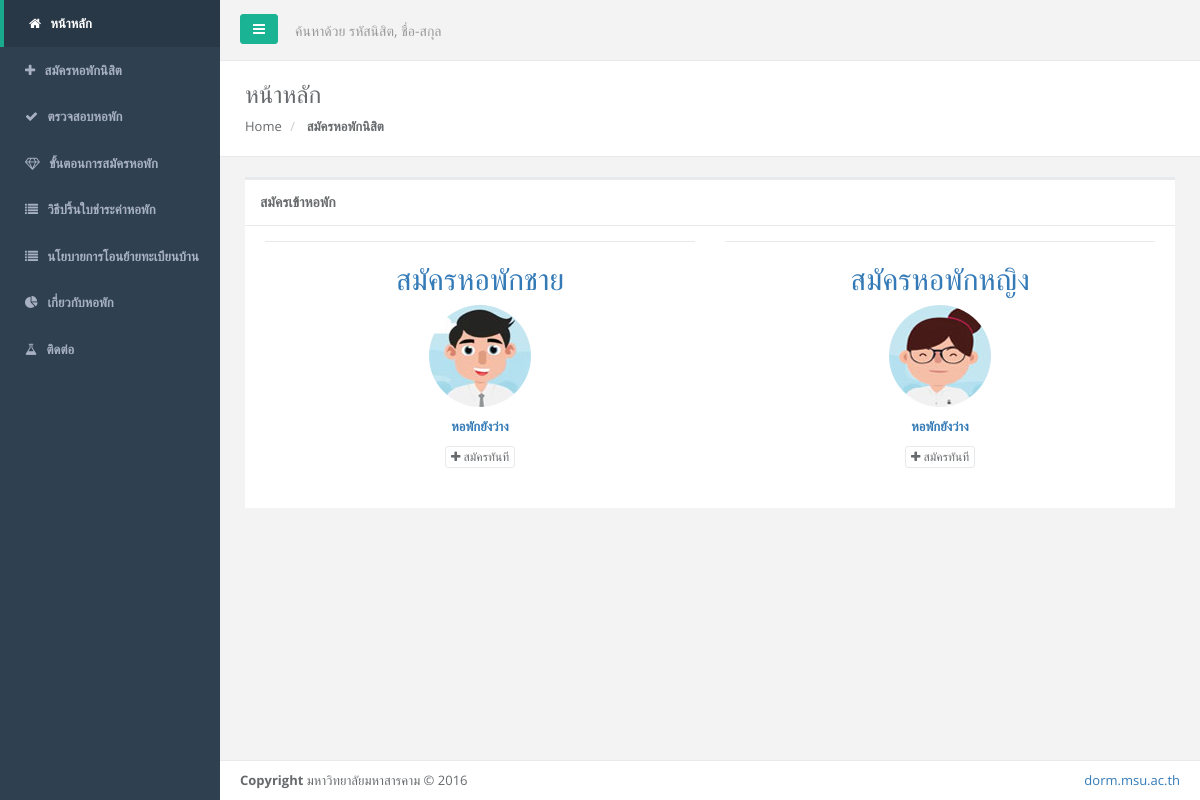
The page /index.php/welcome/register on the database its author committed.
### tables this page shows
CREATE TABLE IF NOT EXISTS `tbl_menu_user` (
  `me_id` int(1) NOT NULL AUTO_INCREMENT,
  `home` varchar(50) NOT NULL,
  `register` varchar(50) NOT NULL,
  `check_dorm` varchar(50) NOT NULL,
  `help_regis` varchar(50) NOT NULL,
  `help_print` varchar(255) NOT NULL,
  `help_lop` varchar(255) NOT NULL,
  `about` varchar(50) NOT NULL,
  `contact` varchar(50) NOT NULL,
  PRIMARY KEY (`me_id`)
);

### application/controllers/Welcome.php (called while the page is built, shortened)
<?php
Class Welcome extends CI_Controller {
	public function __construct(){
		$this->load->model('register_model');
		$this->load->model('welcome_model');
		$this->load->library('../controllers/provider');
		$this->load->model('admin_dorm_model');
		$this->load->model('admin_system_model','asm');
	}
	public function register(){
		$set = $this->welcome_model->get_alert_text();
		$q = $this->welcome_model->get_setting();
		$news = $this->welcome_model->get_news();
		$data_confirm = $this->welcome_model->get_data_confirm();
		$data = array(
			'set' => $set->result(),
			'rs' => $q->result(),
			'rs_news' => $news->result(),
			'data_confirm' => $data_confirm->result()
		);
		$this->load->view('register',$data);
	}
}

### index.php (called while the page is built, shortened)
<?php
require_once BASEPATH.'core/CodeIgniter.php';

### application/models/Welcome_model.php (called while the page is built, shortened)
<?php
Class Welcome_model extends CI_Model{
	public function get_setting(){
		return $this->db->where('s_id',1)
						->get('tbl_setting');
	}
}

### application/views/template/user/lib-top.php (the view, shortened to what this page needs)
<?php
$q = $this->db->where('me_id','1')->get('tbl_menu_user');
$result = $q->result();
?>
<!DOCTYPE html>
<html>
<head>
    <link href="css/bootstrap.min.css" rel="stylesheet">
    <link href="font-awesome/css/font-awesome.css" rel="stylesheet">
    <link href="css/plugins/iCheck/custom.css" rel="stylesheet">
    <link href="css/plugins/sweetalert/sweetalert.css" rel="stylesheet">
    <link href="css/plugins/dataTables/datatables.min.css" rel="stylesheet">
    <link href="css/animate.css" rel="stylesheet">
    <link href="css/style.css" rel="stylesheet">
    <link href="css/plugins/awesome-bootstrap-checkbox/awesome-bootstrap-checkbox.css" rel="stylesheet">
    <link rel="stylesheet" href="//code.jquery.com/ui/1.12.1/themes/base/jquery-ui.css">
    <link rel="stylesheet" type="text/css" href="https://cdn.jsdelivr.net/npm/cookieconsent@3/build/cookieconsent.min.css" />
</head>
<body id="body">
    <div id="wrapper">
    <nav class="navbar-default navbar-static-side" role="navigation">
        <div class="sidebar-collapse">
            <ul class="nav metismenu" id="side-menu">
                <li class="<?php if($this->uri->segment(1) == 'welcome'){echo "active";} ?>">
                    <a href="welcome"><i class="fa fa-home"></i> <span class="nav-label">
                        <?=$result[0]->home?>
                    </span></a>
                </li>
                <li class="<?php if($this->uri->segment(1) == 'register'){echo "active";} ?>">
                    <a href="register"><i class="fa fa-plus"></i> <span class="nav-label">
                        <?=$result[0]->register?>
                    </span></a>
                </li>
                <li class="<?php if($this->uri->segment(1) == 'check-dorm'){echo "active";} ?>">
                    <a href="check-dorm"><i class="fa fa-check"></i> <span class="nav-label">
                        <?=$result[0]->check_dorm?>
                    </span></a>
                </li>
                <li class="<?php if($this->uri->segment(1) == 'help-register'){echo "active";} ?>">
                    <a href="help-register"><i class="fa fa-diamond"></i> <span class="nav-label">
                        <?=$result[0]->help_regis?>
                    </span></a>
                </li>
                <li class="<?php if($this->uri->segment(1) == 'help-print'){echo "active";} ?>">
                    <a href="help-print"><i class="fa fa-list"></i> <span class="nav-label">
                        <?=$result[0]->help_print?>
                    </span></a>
                </li>
                <li class="<?php if($this->uri->segment(1) == 'help-lop'){echo "active";} ?>">
                    <a href="help-lop"><i class="fa fa-list"></i> <span class="nav-label">
                        <?=$result[0]->help_lop?>
                    </span></a>
                </li>
                <li class="<?php if($this->uri->segment(1) == 'about'){echo "active";} ?>">
                    <a href="about"><i class="fa fa-pie-chart"></i> <span class="nav-label">
                        <?=$result[0]->about?>
                    </span>  </a>
                </li>
                <li class="<?php if($this->uri->segment(1) == 'contact'){echo "active";} ?>">
                    <a href="contact"><i class="fa fa-flask"></i> <span class="nav-label">
                        <?=$result[0]->contact?>
                    </span></a>
                </li>
            </ul>
        </div>
    </nav>
        <div id="page-wrapper" class="gray-bg">
        <div class="row border-bottom">
        <nav class="navbar navbar-static-top" role="navigation" style="margin-bottom: 0">
        <div class="navbar-header">
            <a class="navbar-minimalize minimalize-styl-2 btn btn-primary " href="#"><i class="fa fa-bars"></i> </a>
            <form action="search" role="search" method="get" class="navbar-form-custom">
                <div class="form-group">
                    <input name="q" type="text" placeholder="ค้นหาด้วย รหัสนิสิต, ชื่อ-สกุล" required class="form-control" name="top-search" id="top-search" value="<?php if(@$_GET['q'] != ''){echo @$_GET['q'];} ?>">
                </div>
            </form>
        </div>
        </nav>
        </div>

### application/views/register.php (shortened to what this page needs)
<?php $this->load->view('template/user/lib-top'); ?>
<div class="row wrapper border-bottom white-bg page-heading">
    <div class="col-lg-12">
    <h2>หน้าหลัก </h2>
        <ol class="breadcrumb">
            <li>
                <a href="welcome">Home</a>
            </li>
            <li class="active">
                <strong>สมัครหอพักนิสิต</strong>
            </li>
        </ol>
    </div>
</div>
<div class="row">
    <div class="col-lg-12">
        <div class="wrapper wrapper-content animated fadeInRight">
            <div id="result-data">
            <?php if($rs[0]->s_status == 1){ ?>
            <div class="i-box">
                <div class="ibox-title">
                    <h5>
                        สมัครเข้าหอพัก
                    </h5>
                </div>
                <div class="ibox-content">
                    <div class="row">
                        <a href="#" class="alert_male">
                        <div class="col-md-6">
                            <div class="ibox-content text-center">
                                <h1>
                                    สมัครหอพักชาย
                                </h1>
                                <div class="m-b-sm">
                                    <img alt="image" class="img-circle" src="images/male.jpg">
                                </div>
                                <p class="font-bold">
                                    หอพักยังว่าง
                                </p>
                                <div class="text-center">
                                    <a class="btn btn-xs btn-white alert_male">
                                        <i class="fa fa-plus"></i>
                                        สมัครทันที
                                    </a>
                                </div>
                            </div>
                        </div>
                        </a>
                        <a href="#" class="alert_female" data-gender="female">
                        <div class="col-md-6">
                            <div class="ibox-content text-center">
                                <h1>สมัครหอพักหญิง</h1>
                                <div class="m-b-sm">
                                    <img alt="image" class="img-circle" src="images/female.jpg">
                                </div>
                                <p class="font-bold">
                                    หอพักยังว่าง
                                </p>
                                <div class="text-center">
                                    <a class="btn btn-xs btn-white alert_female">
                                        <i class="fa fa-plus"></i>
                                        สมัครทันที
                                    </a>
                                </div>
                            </div>
                        </div>
                        </a>
                    </div>
                </div>
            </div>
            <?php } ?>
            </div>
        </div>
    </div>
</div>
<?php $this->load->view('template/user/lib-footer'); ?>

### application/views/template/user/lib-footer.php (shortened to what this page needs)
        <div class="footer">
            <div class="pull-right">
<body>
                <a href="https://statcounter.com/p9680784/?guest=1">
                    dorm.msu.ac.th
                </a>
            </div>
            <div>
                <strong>Copyright</strong> มหาวิทยาลัยมหาสารคาม &copy; 2016
            </div>
        </div>
        </div>
        </div>
</body>
</html>

### application/views/register.php (style rules this page uses)
.i-box { margin-bottom: 10px; }

### rows shown on the page
tbl_menu_user: home "หน้าหลัก", register "สมัครหอพักนิสิต", check_dorm "ตรวจสอบหอพัก", help_regis "ขั้นตอนการสมัครหอพัก", help_print "วิธีปริ้นใบชำระค่าหอพัก", help_lop "นโยบายการโอนย้ายทะเบียนบ้าน", about "เกี่ยวกับหอพัก", contact "ติดต่อ"
